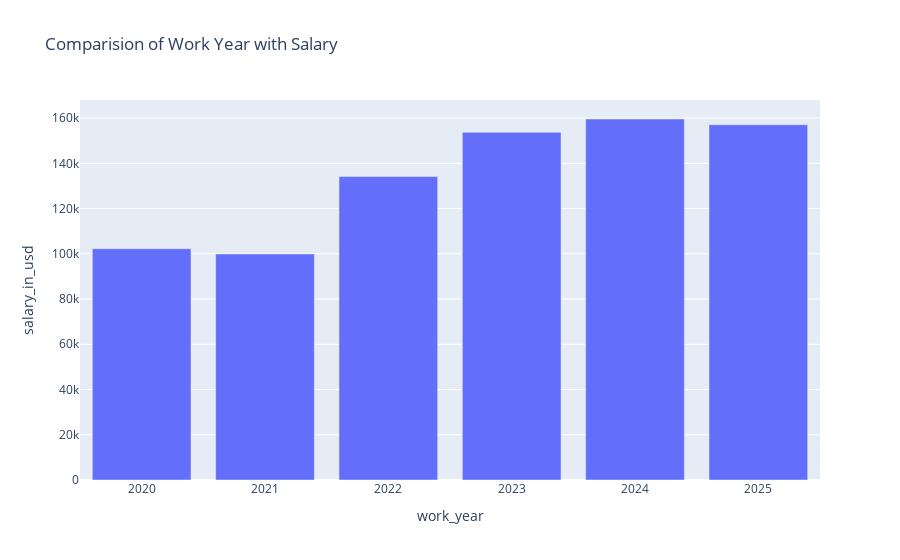

The cell this chart's notebook holds for it:
### Code cell
grouped = df.groupby('work_year')['salary_in_usd'].mean()
grouped = grouped.reset_index()
grouped
px.bar(grouped,x='work_year',y='salary_in_usd',title="Comparision of Work Year with Salary")

### Figure 1 — Plotly figure (JSON) as saved in the notebook; plotly's stock layout.template omitted (floating-point values rounded to 4 significant figures)
{"data": [{"hovertemplate": "work_year=%{x}<br>salary_in_usd=%{y}<extra></extra>", "legendgroup": "", "marker": {"color": "#636efa", "pattern": {"shape": ""}}, "name": "", "orientation": "v", "showlegend": false, "textposition": "auto", "type": "bar", "x": [2020, 2021, 2022, 2023, 2024, 2025], "xaxis": "x", "y": [102300.0, 99920.0, 134100.0, 153700.0, 159600.0, 157100.0], "yaxis": "y"}], "layout": {"barmode": "relative", "legend": {"tracegroupgap": 0}, "title": {"text": "Comparision of Work Year with Salary"}, "xaxis": {"anchor": "y", "domain": [0, 1], "title": {"text": "work_year"}}, "yaxis": {"anchor": "x", "domain": [0, 1], "title": {"text": "salary_in_usd"}}}}
